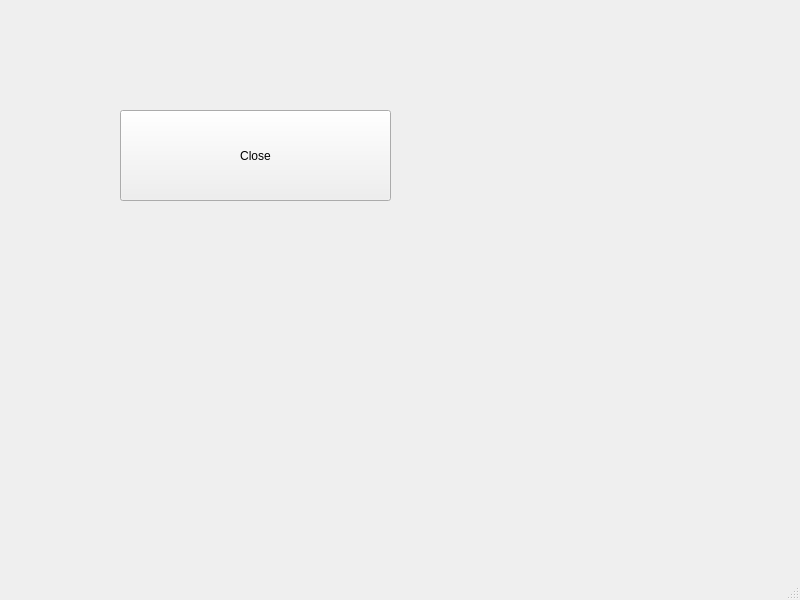
<?xml version="1.0" encoding="UTF-8"?>
<ui version="4.0">
 <class>MainDemo</class>
 <widget class="QMainWindow" name="MainDemo">
  <property name="geometry">
   <rect>
    <x>0</x>
    <y>0</y>
    <width>800</width>
    <height>600</height>
   </rect>
  </property>
  <property name="windowTitle">
   <string>MainWindow</string>
  </property>
  <widget class="QWidget" name="centralwidget">
   <widget class="QPushButton" name="pbClose">
    <property name="geometry">
     <rect>
      <x>120</x>
      <y>110</y>
      <width>271</width>
      <height>91</height>
     </rect>
    </property>
    <property name="text">
     <string>Close</string>
    </property>
   </widget>
  </widget>
  <widget class="QMenuBar" name="menubar">
   <property name="geometry">
    <rect>
     <x>0</x>
     <y>0</y>
     <width>800</width>
     <height>22</height>
    </rect>
   </property>
  </widget>
  <widget class="QStatusBar" name="statusbar"/>
 </widget>
 <resources/>
 <connections/>
</ui>
